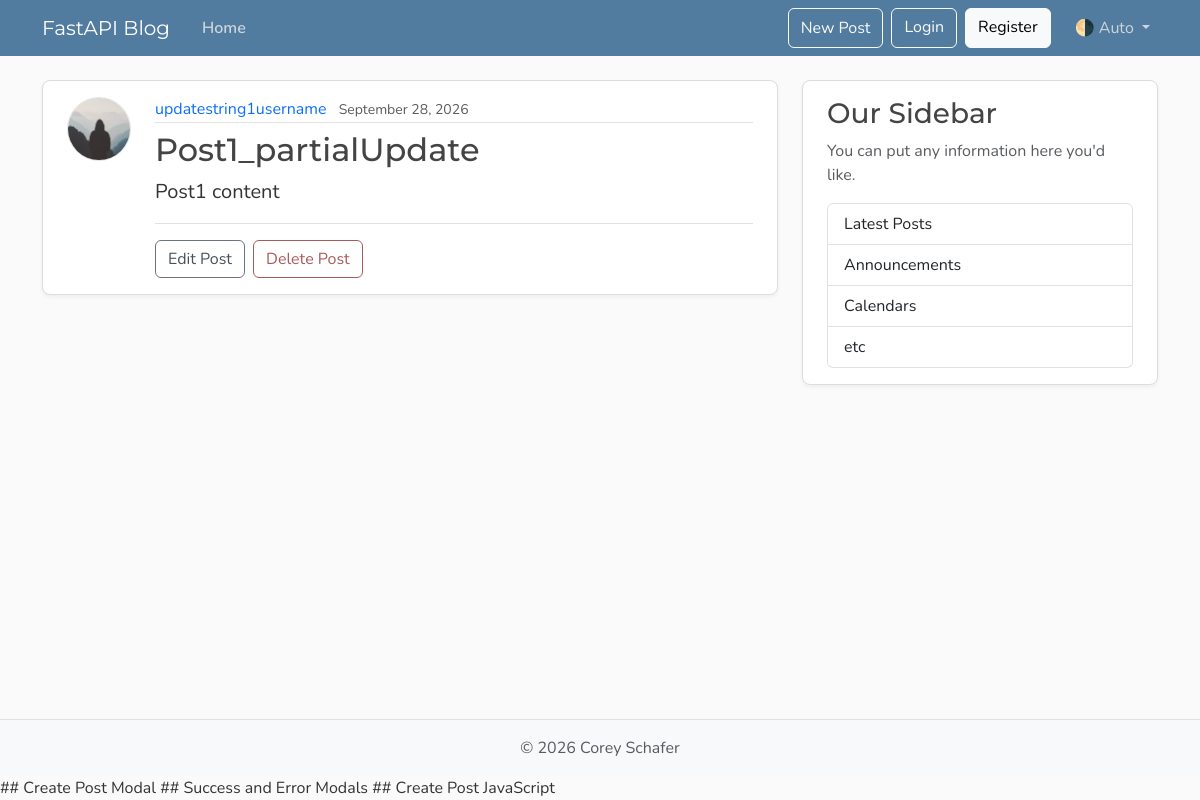
/posts/1, run on the app's committed database.
### models.py (models this page shows, shortened)
class User(Base):
    __tablename__="users"
    id:Mapped[int]=mapped_column(Integer,primary_key=True,index=True)
    username:Mapped[str]=mapped_column(String(50),unique=True,nullable=False)
    email:Mapped[str]=mapped_column(String(100),unique=True,nullable=False)
    image_file:Mapped[str|None]=mapped_column(String(200),nullable=True,default=None)
    posts:Mapped[list["Post"]]=relationship("Post",back_populates="author",cascade="all, delete-orphan")

class Post(Base):
    __tablename__="posts"
    id:Mapped[int]=mapped_column(Integer,primary_key=True,index=True)
    title:Mapped[str]=mapped_column(String(100),nullable=False)
    content:Mapped[str]=mapped_column(Text,nullable=False)
    user_id:Mapped[int]=mapped_column(Integer,ForeignKey("users.id"),nullable=False)
    date_posted:Mapped[datetime]=mapped_column(DateTime(timezone=True),default=lambda:datetime.now(UTC),nullable=False)
    author:Mapped["User"]=relationship("User",back_populates="posts")

### main.py (the view)
@app.get("/posts/{post_id}",include_in_schema=False)
async def get_post_page(request:Request,post_id:int,db:Annotated[AsyncSession, Depends(get_db)]):
    result = await db.execute(
        select(models.Post).where(models.Post.id == post_id).options(selectinload(models.Post.author))
    )
    post = result.scalars().first()
    if not post:
        raise HTTPException(status_code=status.HTTP_404_NOT_FOUND, detail="Post not found")
    return templates.TemplateResponse(request, "post.html", {"post": post, "title": post.title})

### templates/post.html (shortened to what this page needs)
{% extends "layout.html" %}
{% block content %}
  <article class="content-section py-3 px-4 mb-4">
    <div class="d-flex align-items-start gap-4">
      <img class="rounded-circle article-img flex-shrink-0"
           src="/static/profile_pics/default.jpg"
           alt="{{ post.author.username }}'s profile picture"
           width="64"
           height="64"
           loading="lazy">
      <div class="flex-grow-1">
        <div class="article-metadata mb-2">
          <a class="me-2" href="#">{{ post.author.username }}</a>
          <small class="text-body-secondary">{{ post.date_posted.strftime('%B %d, %Y') }}</small>
        </div>
        <h2 class="article-title">{{ post.title }}</h2>
        <p class="article-content">{{ post.content }}</p>
        <div class="post-actions mt-3 pt-3 border-top">
          <a class="btn btn-outline-secondary me-1" href="#">Edit Post</a>
          <button type="button"
                  class="btn btn-outline-danger"
                  data-bs-toggle="modal"
                  data-bs-target="#deleteModal">Delete Post</button>
        </div>
      </div>
    </div>
  </article>
{% endblock content %}

### templates/layout.html (shortened to what this page needs)
<!DOCTYPE html>
<html lang="en">
<head>
  <link href="https://cdn.jsdelivr.net/npm/bootstrap@5.3.8/dist/css/bootstrap.min.css" rel="stylesheet"
>
  <link rel="stylesheet" type="text/css" href="/static/css/main.css">
</head>
<body class="d-flex flex-column min-vh-100">
  <header class="site-header">
    <nav class="navbar navbar-expand-md bg-steel fixed-top" data-bs-theme="dark">
      <div class="container">
        <a class="navbar-brand me-4" href="/">FastAPI Blog</a>
        <div class="collapse navbar-collapse" id="navbarToggle">
          <div class="navbar-nav me-auto">
            <a class="nav-link active" aria-current="page" href="/">Home</a>
          </div>
          <div class="navbar-nav">
            <button class="btn btn-outline-light mb-2 mb-md-0 me-md-2" type="button" data-bs-toggle="modal"
              data-bs-target="#createPostModal">New Post
            </button>
            <a class="btn btn-outline-light mb-2 mb-md-0 me-md-2" href="#">Login</a>
            <a class="btn btn-light mb-2 mb-md-0 me-md-3" href="#">Register</a>
            <div class="nav-item dropdown">
              <a class="nav-link dropdown-toggle" href="#" role="button" id="bd-theme" data-bs-toggle="dropdown"
                aria-expanded="false">
                <span id="bd-theme-text">🌗 Auto</span>
              </a>
            </div>
          </div>
        </div>
      </div>
    </nav>
  </header>
  <main role="main" class="container">
    <div class="row">
      <div class="col-md-8">
        {% block content %}
        {% endblock content %}
      </div>
      <aside class="col-md-4">
        <div class="content-section py-3 px-4 mb-4">
          <h3>Our Sidebar</h3>
          <p class="text-body-secondary">You can put any information here you'd like.</p>
          <ul class="list-group">
            <li class="list-group-item">Latest Posts</li>
            <li class="list-group-item">Announcements</li>
            <li class="list-group-item">Calendars</li>
            <li class="list-group-item">etc</li>
          </ul>
        </div>
      </aside>
    </div>
  </main>
  <footer class="mt-auto py-3 bg-body-tertiary border-top">
    <div class="container text-center">
      <p class="text-body-secondary mb-0">
        © <span id="year"></span> Corey Schafer
      </p>
    </div>
  </footer>
  ## Create Post Modal
  ## Success and Error Modals
  ## Create Post JavaScript
</body>
</html>

### static/css/main.css (style rules this page uses)
:root { --font-heading: "Montserrat", system-ui, -apple-system, BlinkMacSystemFont, sans-serif; --font-body: "Nunito", system-ui, -apple-system, BlinkMacSystemFont, sans-serif; --color-bg-body: #fafafa; --color-bg-content: #ffffff; --color-text-primary: #333333; --color-text-heading: #444444; --color-steel: #527c9f; --color-nav-link: #cbd5db; --color-nav-link-hover: #ffffff; --color-link-hover: #428bca; --color-border: #dddddd; --color-border-light: #e3e3e3; --spacing-xl: 5rem; --article-img-size: 4rem; --account-img-size: 7.813rem; }
body { font-family: var(--font-body); background: var(--color-bg-body); color: var(--color-text-primary); }
main { padding-top: var(--spacing-xl); }
h1, h2, h3, h4, h5, h6 { font-family: var(--font-heading); color: var(--color-text-heading); }
.navbar-brand { font-family: var(--font-heading); }
a { text-decoration: none; }
.bg-steel { background-color: var(--color-steel); }
.site-header .navbar-nav .nav-link { color: var(--color-nav-link); transition: color 0.2s ease-in-out; }
.site-header .navbar-nav .nav-link.active { font-weight: 600; }
.content-section { background: var(--color-bg-content); border: 1px solid var(--color-border); border-radius: 0.5rem; box-shadow: 0 2px 4px rgba(15, 23, 42, 0.05); transition: box-shadow 0.15s ease, transform 0.15s ease, border-color 0.15s ease; }
.article-title { color: var(--color-text-heading); transition: color 0.2s ease-in-out; }
.article-content { white-space: pre-line; font-size: 1.25rem; }
.article-img { height: var(--article-img-size); width: var(--article-img-size); flex-shrink: 0; object-fit: cover; border: 1px solid var(--color-border-light); box-shadow: 0 0 0 2px var(--color-bg-content); }
.article-metadata { padding-bottom: 0.063rem; border-bottom: 1px solid var(--color-border-light); }
.article-metadata a { transition: color 0.2s ease-in-out; }
.btn-outline-secondary { --bs-btn-color: #495057; --bs-btn-border-color: #6c757d; --bs-btn-hover-color: #fff; --bs-btn-hover-bg: #5a6268; --bs-btn-hover-border-color: #545b62; --bs-btn-active-color: #fff; --bs-btn-active-bg: #545b62; --bs-btn-active-border-color: #4e555b; }
.btn-outline-danger { --bs-btn-color: #a85b5b; --bs-btn-border-color: #a85b5b; --bs-btn-hover-color: #fff; --bs-btn-hover-bg: #924e4e; --bs-btn-hover-border-color: #874848; --bs-btn-active-color: #fff; --bs-btn-active-bg: #874848; --bs-btn-active-border-color: #7c4242; }
[data-bs-theme="dark"] { --color-bg-body: #1a1a1a; --color-bg-content: #2d2d2d; --color-text-primary: #e0e0e0; --color-text-heading: #f0f0f0; --color-border: #404040; --color-border-light: #4a4a4a; }

### data on the page
User: author.username "updatestring1username"
Post: date_posted "September 28, 2026", title "Post1_partialUpdate", content "Post1 content"
